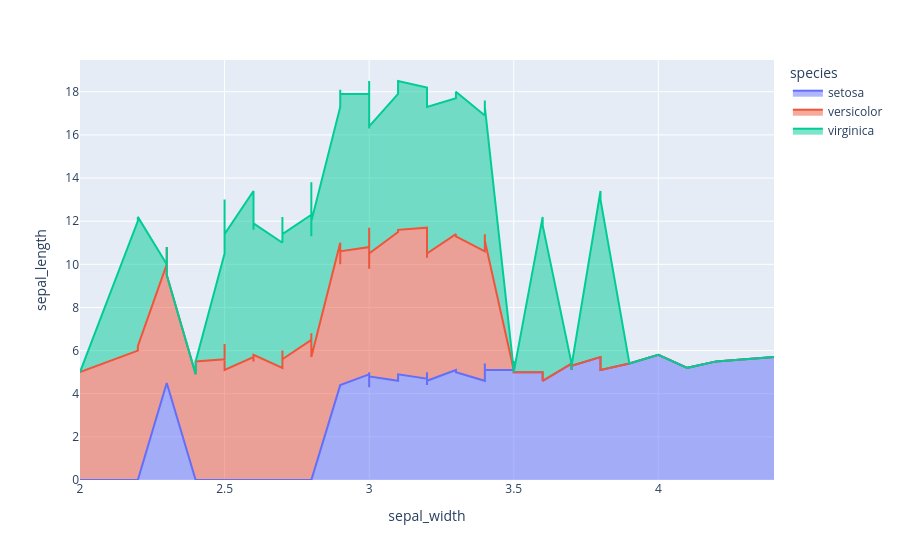

The notebook cell this image was saved under:
### Code cell
px.area(df, x="sepal_width", y="sepal_length", color="species")

### Figure 1 — Plotly figure (JSON) as saved in the notebook; plotly's stock layout.template omitted (floating-point values rounded to 4 significant figures)
{"data": [{"fillpattern": {"shape": ""}, "hovertemplate": "species=setosa<br>sepal_width=%{x}<br>sepal_length=%{y}<extra></extra>", "legendgroup": "setosa", "line": {"color": "#636efa"}, "marker": {"symbol": "circle"}, "mode": "lines", "name": "setosa", "orientation": "v", "showlegend": true, "stackgroup": "1", "x": [3.5, 3.0, 3.2, 3.1, 3.6, 3.9, 3.4, 3.4, 2.9, 3.1, 3.7, 3.4, 3.0, 3.0, 4.0, 4.4, 3.9, 3.5, 3.8, 3.8, 3.4, 3.7, 3.6, 3.3, 3.4, 3.0, 3.4, 3.5, 3.4, 3.2, 3.1, 3.4, 4.1, 4.2, 3.1, 3.2, 3.5, 3.1, 3.0, 3.4, 3.5, 2.3, 3.2, 3.5, 3.8, 3.0, 3.8, 3.2, 3.7, 3.3], "xaxis": "x", "y": [5.1, 4.9, 4.7, 4.6, 5.0, 5.4, 4.6, 5.0, 4.4, 4.9, 5.4, 4.8, 4.8, 4.3, 5.8, 5.7, 5.4, 5.1, 5.7, 5.1, 5.4, 5.1, 4.6, 5.1, 4.8, 5.0, 5.0, 5.2, 5.2, 4.7, 4.8, 5.4, 5.2, 5.5, 4.9, 5.0, 5.5, 4.9, 4.4, 5.1, 5.0, 4.5, 4.4, 5.0, 5.1, 4.8, 5.1, 4.6, 5.3, 5.0], "yaxis": "y", "type": "scatter"}, {"fillpattern": {"shape": ""}, "hovertemplate": "species=versicolor<br>sepal_width=%{x}<br>sepal_length=%{y}<extra></extra>", "legendgroup": "versicolor", "line": {"color": "#EF553B"}, "marker": {"symbol": "circle"}, "mode": "lines", "name": "versicolor", "orientation": "v", "showlegend": true, "stackgroup": "1", "x": [3.2, 3.2, 3.1, 2.3, 2.8, 2.8, 3.3, 2.4, 2.9, 2.7, 2.0, 3.0, 2.2, 2.9, 2.9, 3.1, 3.0, 2.7, 2.2, 2.5, 3.2, 2.8, 2.5, 2.8, 2.9, 3.0, 2.8, 3.0, 2.9, 2.6, 2.4, 2.4, 2.7, 2.7, 3.0, 3.4, 3.1, 2.3, 3.0, 2.5, 2.6, 3.0, 2.6, 2.3, 2.7, 3.0, 2.9, 2.9, 2.5, 2.8], "xaxis": "x", "y": [7.0, 6.4, 6.9, 5.5, 6.5, 5.7, 6.3, 4.9, 6.6, 5.2, 5.0, 5.9, 6.0, 6.1, 5.6, 6.7, 5.6, 5.8, 6.2, 5.6, 5.9, 6.1, 6.3, 6.1, 6.4, 6.6, 6.8, 6.7, 6.0, 5.7, 5.5, 5.5, 5.8, 6.0, 5.4, 6.0, 6.7, 6.3, 5.6, 5.5, 5.5, 6.1, 5.8, 5.0, 5.6, 5.7, 5.7, 6.2, 5.1, 5.7], "yaxis": "y", "type": "scatter"}, {"fillpattern": {"shape": ""}, "hovertemplate": "species=virginica<br>sepal_width=%{x}<br>sepal_length=%{y}<extra></extra>", "legendgroup": "virginica", "line": {"color": "#00cc96"}, "marker": {"symbol": "circle"}, "mode": "lines", "name": "virginica", "orientation": "v", "showlegend": true, "stackgroup": "1", "x": [3.3, 2.7, 3.0, 2.9, 3.0, 3.0, 2.5, 2.9, 2.5, 3.6, 3.2, 2.7, 3.0, 2.5, 2.8, 3.2, 3.0, 3.8, 2.6, 2.2, 3.2, 2.8, 2.8, 2.7, 3.3, 3.2, 2.8, 3.0, 2.8, 3.0, 2.8, 3.8, 2.8, 2.8, 2.6, 3.0, 3.4, 3.1, 3.0, 3.1, 3.1, 3.1, 2.7, 3.2, 3.3, 3.0, 2.5, 3.0, 3.4, 3.0], "xaxis": "x", "y": [6.3, 5.8, 7.1, 6.3, 6.5, 7.6, 4.9, 7.3, 6.7, 7.2, 6.5, 6.4, 6.8, 5.7, 5.8, 6.4, 6.5, 7.7, 7.7, 6.0, 6.9, 5.6, 7.7, 6.3, 6.7, 7.2, 6.2, 6.1, 6.4, 7.2, 7.4, 7.9, 6.4, 6.3, 6.1, 7.7, 6.3, 6.4, 6.0, 6.9, 6.7, 6.9, 5.8, 6.8, 6.7, 6.7, 6.3, 6.5, 6.2, 5.9], "yaxis": "y", "type": "scatter"}], "layout": {"xaxis": {"anchor": "y", "domain": [0.0, 1.0], "title": {"text": "sepal_width"}}, "yaxis": {"anchor": "x", "domain": [0.0, 1.0], "title": {"text": "sepal_length"}}, "legend": {"title": {"text": "species"}, "tracegroupgap": 0}, "margin": {"t": 60}}}
